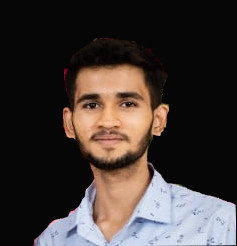
#> input picture SEM 3/python/week 8/divyam.jpg, 237 x 246 px, found by its file name
$ python imageprocess.py
#> lines starting #> are read from the running program, lines starting #| are printed output that depends on the picture
'''
#Flipping the Image

from PIL import Image

#opening the Image
img = Image. open('divyam.JPG')

#transposing
transposed_img = img.transpose(Image.FLIP_LEFT_RIGHT)
#save it to a file in a Human unersstandable format
transposed_img.save('flipped_divyam.JPG')

print("Output image is done fliping")

#image enhancment technique
'''
import cv2

#read the image using CLAHE

img = cv2.imread('divyam.JPG')
#> img is the input picture: shape (246, 237, 3); mean B, G, R 53.7, 56.7, 65.1

#preparation for CLAHE

clahe = cv2.createCLAHE()

#convert it into gray scale image

gray_img = cv2.cvtColor(img, cv2.COLOR_BGR2GRAY)
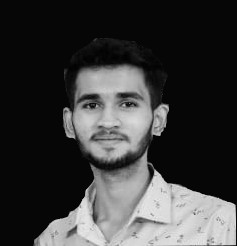
#> gray_img: shape (246, 237); min 0, max 235, mean 58.9

#apply enhancement

enh_img = clahe.apply(gray_img)
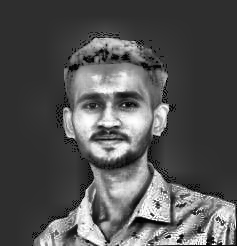
#> enh_img: shape (246, 237); min 0, max 255, mean 82.9

#save it to a file

cv2.imwrite('enhanced_img.JPG', enh_img)

print("Done enhancing")
cv2.imshow("IMAGE",enh_img)
